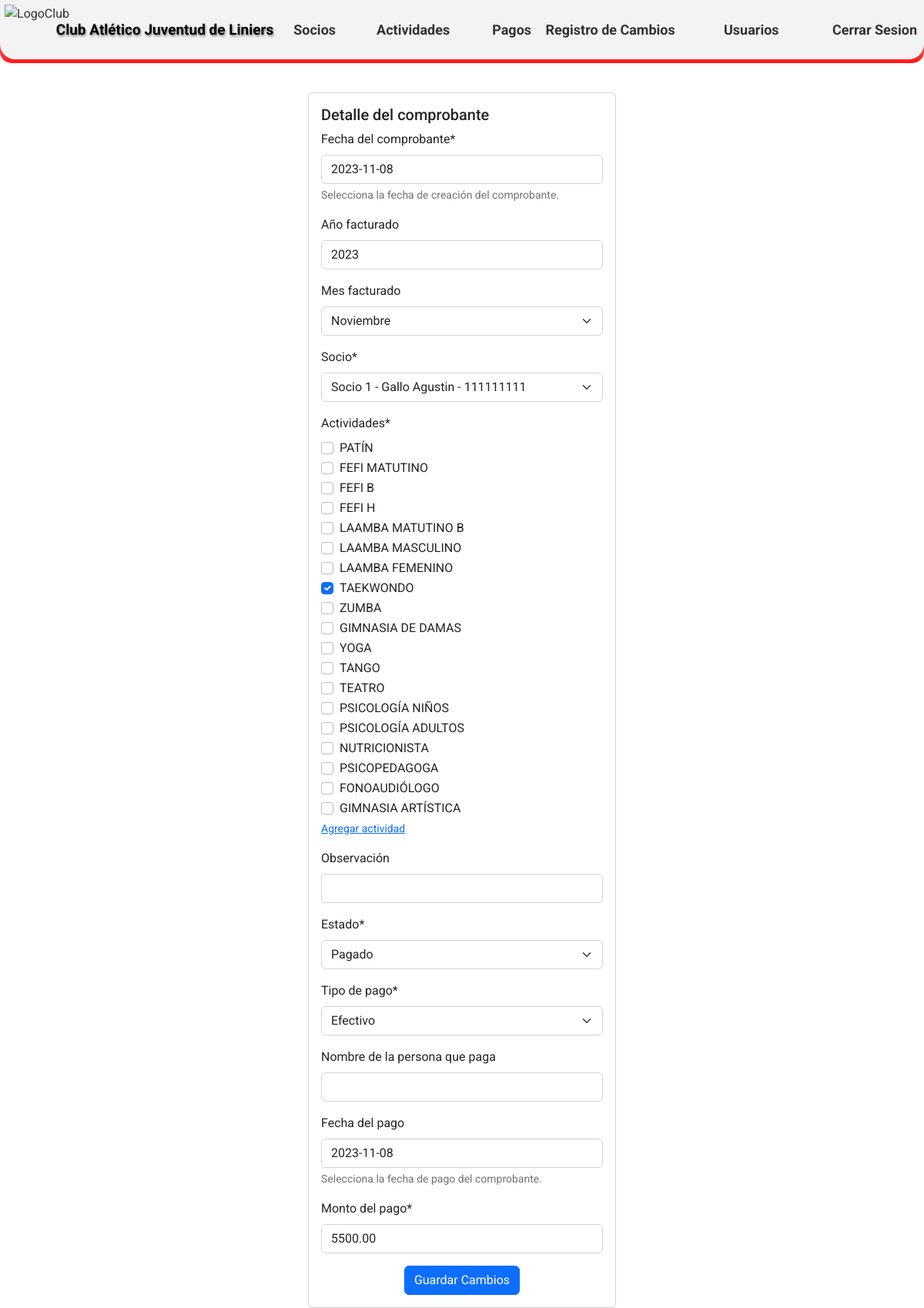
The page /detalles_comprobante/1/ (signed in) on the database as committed earlier.
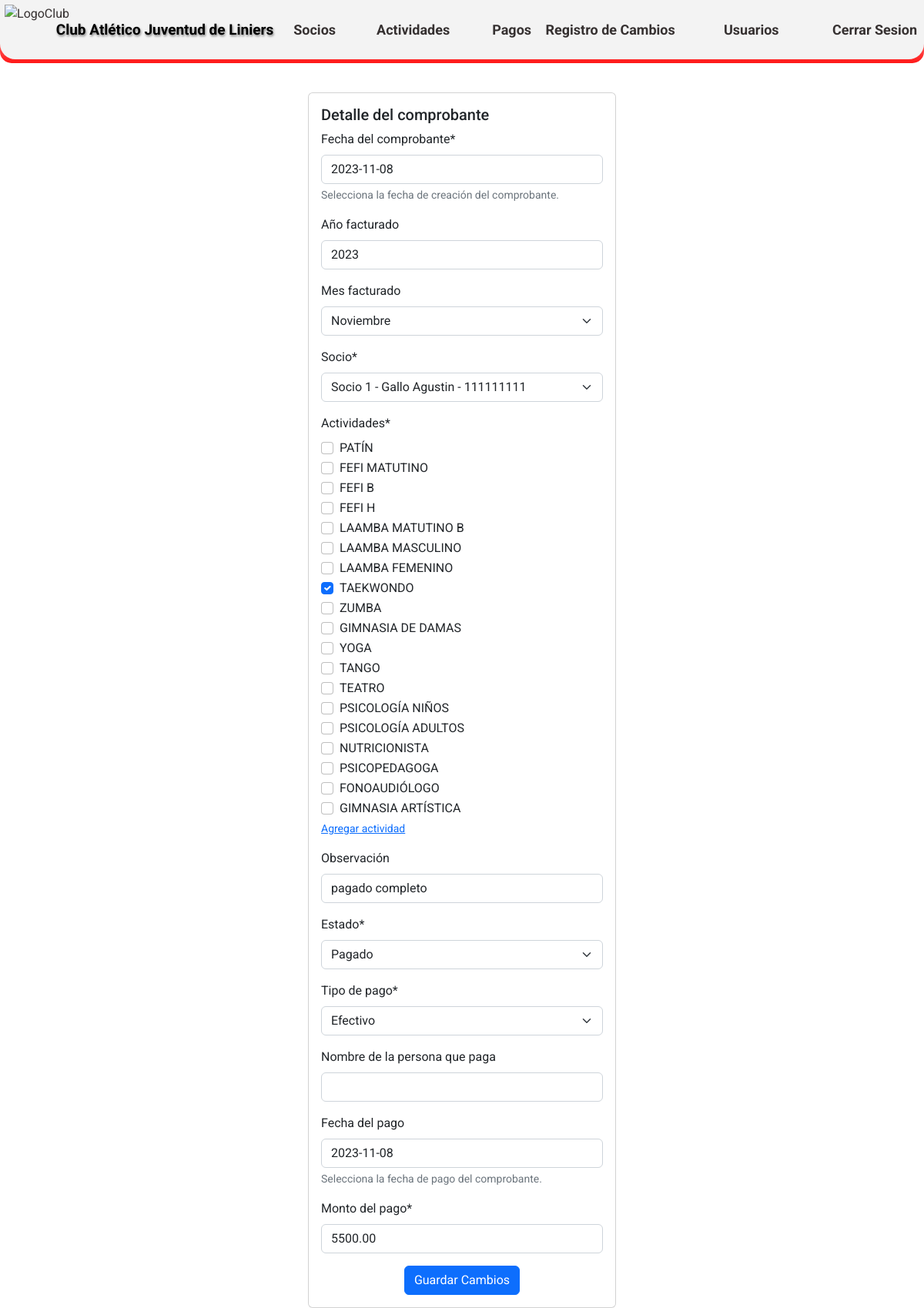
The same page on the database as committed later.
### CAJL/aplications/payments/models.py (models this page shows, shortened)
class payments (models.Model):
    EST_CHOICES =(
        ('0','Pagado'),
        ('1','Pago Parcial'),
        ('2','Pagado y Confirmado'),
        ('3', 'No Definido'),
    )
    TIP_CHOICES =(
        ('0','Efectivo'),
        ('1','Mercado Pago'),
        ('2','Transferencia'),
        ('3','No Definido'),
    )
    MES_CHOICES =(
        ('0', 'Enero'),
        ('1', 'Febrero'),
        ('2', 'Marzo'),
        ('3', 'Abril'),
        ('4', 'Mayo'),
        ('5', 'Junio'),
        ('6', 'Julio'),
        ('7', 'Agosto'),
        ('8', 'Septiembre'),
        ('9', 'Octubre'),
        ('10', 'Noviembre'),
        ('11', 'Diciembre'),
    )
    fecha_comprobante = models.DateField('Fecha del comprobante', null=True)
    anio = models.IntegerField('Año facturado', blank=True)
    mes = models.CharField('Mes facturado',max_length=2,choices=MES_CHOICES, blank=True)
    socio = models.ForeignKey(partners, on_delete=models.CASCADE)
    actividades = models.ManyToManyField(activities)
    observacion = models.CharField('Observación',max_length=50, blank=True)
    estado = models.CharField('Estado',max_length=1, choices=EST_CHOICES)
    tipo_pago = models.CharField('Tipo de pago',max_length=1, choices=TIP_CHOICES)
    nombre_quien_paga = models.CharField ('Nombre de la persona que paga', max_length=30, blank=True)
    fecha_pago = models.DateField ('Fecha del pago',null=True, blank=True)
    monto_pago = models.DecimalField('Monto del pago',max_digits=10, decimal_places=2)
    user = models.ForeignKey(User, on_delete=models.CASCADE)
    class Meta:
        verbose_name = 'Pago'
        verbose_name_plural = 'Pagos del club'
        ordering = ['-fecha_comprobante']

### CAJL/aplications/payments/views.py (the view)
# urls.py: path('detalles_comprobante/<int:payments_id>/', views.detalles_comprobante, name='detalles_comprobante'),
@login_required
def detalles_comprobante(request, payments_id):
    payment = get_object_or_404(payments, id=payments_id)
    if request.method == 'POST':
        if 'editar' in request.POST:
            form = PaymentsForm(request.POST, instance=payment)
            if form.is_valid():
                updated_payment = form.save(commit=False)
                updated_payment.user = request.user
                updated_payment.save()
                update_socio_activo(updated_payment)
                messages.success(request, 'Los datos del comprobante han sido actualizados.')
                return redirect('payments_list')
            else:
                messages.error(request, 'Error al actualizar los datos del comprobante.')
    else:
        form = PaymentsForm(instance=payment)
    return render(request, 'payments/detalles_comprobante.html', {'form': form, 'payment': payment})

### CAJL/aplications/payments/forms.py
class PaymentsForm(forms.ModelForm):
    actividades = forms.ModelMultipleChoiceField(
        queryset=activities.objects.all(),
        widget=forms.CheckboxSelectMultiple,
        help_text=f'<a href="/agregar_actividad/" target="_blank">Agregar actividad</a>'
    )
    fecha_comprobante = forms.DateField(
    widget=DatePickerInput(options={
        'format': 'DD/MM/YYYY',
        'locale': 'es'
    }),
    help_text='Selecciona la fecha de creación del comprobante.',
    label = 'Fecha del comprobante',
    required = True
    )
    fecha_pago = forms.DateField(
    widget=DatePickerInput(options={
        'format': 'DD/MM/YYYY',
        'locale': 'es'
    }),
    help_text='Selecciona la fecha de pago del comprobante.',
    label = 'Fecha del pago',
    required=False
    )
    socio = forms.ModelChoiceField(
        queryset=partners.objects.all(),
        widget=s2forms.ModelSelect2Widget(
            model=partners,
            search_fields=['nombre_completo__icontains'],
            attrs={'data-minimum-input-length': 0},
        ),
        label='Socio',
        required=True
    )
    class Meta:
        model = payments
        exclude = ['user']

### templates/payments/detalles_comprobante.html (shortened to what this page needs)
{% extends 'loginregister/base.html' %}
{% block content %}
{% load crispy_forms_tags %}
{% load static %}
<!DOCTYPE html>
<html>
<head>
    <link rel="stylesheet" type="text/css" href="{% static 'css/EstilosForm.css' %}">
</head>
<body>
<br>
<br>
<br>
<br>
<br>
    <form method="post">
    <div class="card mx-auto" style="width: 25rem;">
        <div class="card-body">
          <h5 class="card-title">Detalle del comprobante</h5>
          {{ form | crispy }}
          <div class="text-center">
            <button type="submit" name="editar" class="btn btn-primary" id="actualizar-comprobante">Guardar Cambios</button>
        </div>
        </div>
      </div>
    </form>
</body>
</html>
{% endblock %}

Rows that differ between the two databases and show on the page:
changed payments "Noviembre": observacion (not shown) → "pagado completo"
